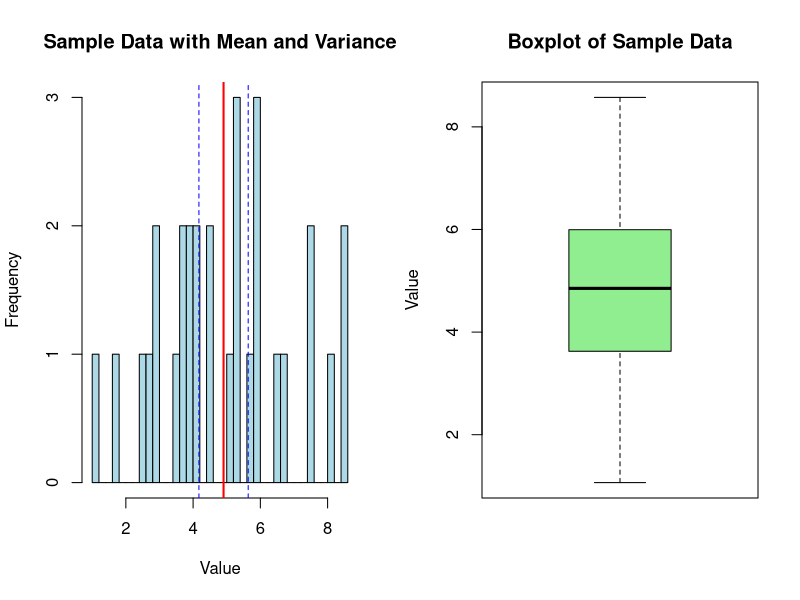

Generate this figure with R:
# Parameters
mu <- 5                              # Population mean
sigma <- 2                           # Population standard deviation
n <- 30                              # Sample size
N_sim <- 1000                        # Number of simulations

# Generate sample data
set.seed(123)                        # Set seed for reproducibility
sample_data <- rnorm(n, mean = mu, sd = sigma)  # Generate sample

# Point estimates
sample_mean <- mean(sample_data)     # Calculate sample mean
sample_var <- var(sample_data)       # Calculate sample variance

# Confidence intervals
conf_int_mean <- t.test(sample_data)$conf.int   # 95% CI for mean

conf_int_var <- c(
  (n - 1) * sample_var / qchisq(0.975, df = n - 1),  # Lower limit
  (n - 1) * sample_var / qchisq(0.025, df = n - 1)   # Upper limit
)

# Output
print(paste("Sample Mean:", sample_mean))
print(paste("Sample Variance:", sample_var))
print(paste("95% CI for Mean:", conf_int_mean))
print(paste("95% CI for Variance:", conf_int_var))

# Graphical Output
par(mfrow = c(1, 2))                 # Arrange 2 plots in one row

# Histogram with mean and CI
hist(sample_data,
     breaks = 30,                    # Number of intervals
     col = "lightblue",              # Histogram color
     main = "Sample Data with Mean and Variance",
     xlab = "Value")

abline(v = sample_mean,
       col = "red",                  # Mean line color
       lwd = 2)                      # Line thickness

abline(v = conf_int_mean,
       col = "blue",                 # CI line color
       lty = 2)                      # Dashed line

# Boxplot
boxplot(sample_data,
        col = "lightgreen",
        main = "Boxplot of Sample Data",
        ylab = "Value")




# -----------Lab report---------------

#  Name of the Experiment: Estimate population parameters (mean, variance) from sample data.\
#  Theory:\
#  When we draw a sample from a population we use the sample data to estimate population parameters, such as the mean and variance. The sample mean and sample variance are often used as estimates, but they come with some uncertainty. Therefore, we can calculate confidence intervals to estimate the range in which the true population parameters likely fall.\
#  • The sample mean is an estimate of the population mean.\
#  • The sample variance is an estimate of the population variance.\
#  • A confidence interval provides a range of values within the population parameters is likely to lie, given the sample data.\
#  Objective:

#  1. Generate sample data from a normal distribution using the known population parameters.
# 2. Estimate the population parameters from sample data.
# 3. Calculate the 95% confidence interval for both the sample mean and the sample variance.
# 4. Visualize the sample data.\
#     Pseudocode:
# 5. set parameters:\
#     ● μ₀ = 5\
#     ● sigma₀ = 2\
#     ● N = 50\
#     ● N-sim = 1000
# 6. Generate one sample data:\
#     • Draw n = 50 random samples from a normal distribution with mean mu₀ and standard deviation sigma₀.
# 7. Point estimates:\
#     • calculate the sample mean; sample mean = mean (sample\_data)\
#     • calculate the sample variance; sample\_var = variance (sample\_data)
# 8. Confidence interval:\
#     • calculate the 95% confidence interval for the mean using the t-distribution\
#     • compute the 95% interval for the variance using chi-squared distribution formula.
# 9. Plot results:\
#     • plot the sample mean, sample variance, confidence intervals for the mean and confidence interval for the variance.
# 10. Repeat the experiment:\
#      • Repeat the above steps for N-sim = 1000 samples.
